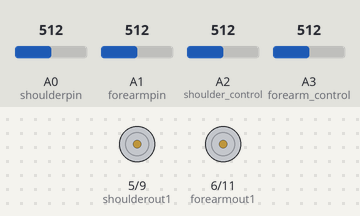
A sketch run on a simulated Arduino Uno, built with avr-gcc and run on an emulated ATmega328P. Shown: motor-driver pin pairs drawn as motors (green arrow = first pin HIGH = forward, orange = second pin HIGH = backward, longer = more drive). The inputs (shaded band) are chosen by the test bench; at power-on: A2 (shoulder_control) = 512, A3 (forearm_control) = 512, A0 (shoulderpin) = 512, A1 (forearmpin) = 512. What the sketch prints to the serial monitor is not drawn.

Above: at 1.2 s.
1.3 s: A2 (shoulder_control) set to 258
2.8 s: A2 (shoulder_control) set to 235
At 4.0 s:
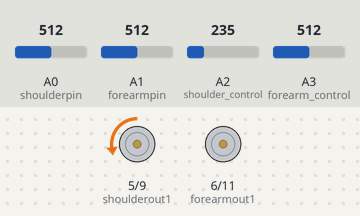
4.3 s: A3 (forearm_control) set to 267
7.3 s: A3 (forearm_control) set to 233
At 7.8 s:
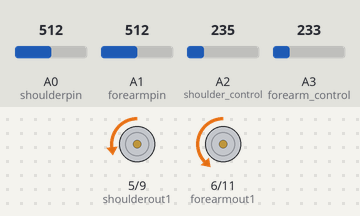
8.8 s: A2 (shoulder_control) set to 260
At 9.7 s:
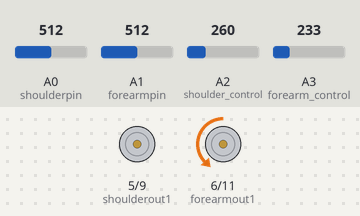
10.3 s: A3 (forearm_control) set to 910
At 11.3 s:
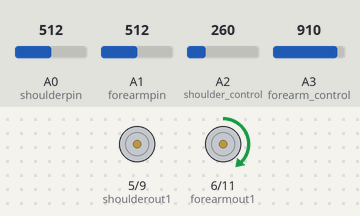
Timing chart, 0 to 12.8 s (numbered marks = the images above; inputs shaded):
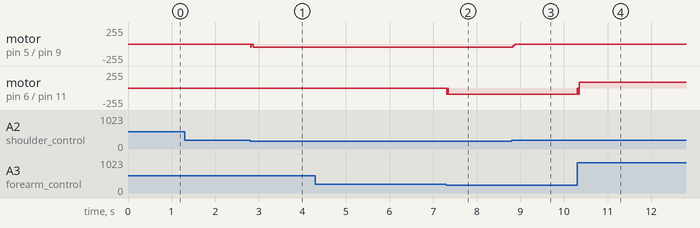

The sketch:

ARM_TEST.ino
```cpp
int shoulderpin = A0; //input from arm
int forearmpin = A1; // input from arm
int shoulder_control = A2; //pots on user side
int forearm_control = A3;
int shouldercontrol;
int forearmcontrol;
int shoulderout1 = 5;  //to motor driver
int forearmout1 = 6;
int shoulderout2 = 9;  //to motor driver in opposite direction
int forearmout2 = 11;
int forearm;
int shoulder;

int shouldermax =627;

int shouldermin = 352;

int forearmmax = 900;
int forearmmid = 820;
int forearmmin = 515 ;

void setup() {
  // put your setup code here, to run once:
Serial.begin(9600);
pinMode(shoulderout1, OUTPUT);
pinMode(forearmout1, OUTPUT);
pinMode(shoulderout2, OUTPUT);
pinMode(forearmout2, OUTPUT);

}

void loop() {
  // put your main code here, to run repeatedly:

 shoulder = analogRead(shoulderpin);
 forearm = analogRead(forearmpin);
 shouldercontrol = analogRead(shoulder_control);
 forearmcontrol = analogRead(forearm_control);

 //int olds =

 Serial.println(String(potToAngle_forearm(shoulder)) + "," + String(potToAngle_shoulder(forearm)));

  analogWrite(shoulderout1 , 0);
  analogWrite(shoulderout2 , 0);
  analogWrite(forearmout1 , 0);
  analogWrite(forearmout2 , 0);


if (shouldercontrol >= 800 )
{
  analogWrite(shoulderout1 , 50);
  analogWrite(shoulderout2 , 0);
  //Serial.println("shoulder up");
}

if (shouldercontrol <= 250 )
{
  analogWrite(shoulderout1 , 0);
  analogWrite(shoulderout2, 50);
  //Serial.println("shoulder down");

}

if (forearmcontrol >= 800)      //forearm control for one direction
{
  analogWrite(forearmout1 , 90);
  analogWrite(forearmout2 , 0);
   //Serial.println("forearm up");
}
if (forearmcontrol <= 250)    //forearm control for other direction
{
  analogWrite(forearmout1 , 0);
  analogWrite(forearmout2 , 90);
   //Serial.println("forearm down");
}

}

int potToAngle_shoulder(int p)
{
    int a = 0;
    a = (0.2682f * (float)p) - 142.6f;
    return a;
}

int potToAngle_forearm(int p)
{
    int a = 0;
    a = (0.2256f * (float)p) - 186.1f;
    return a;
}

int angleToPot_shoulder(int a)
{
    int p = 0;
    p = (3.494f * (float)a) + 498.253f;
    return p;
}

int angleToPot_forearm(int a)
{
    int p = 0;
    p = (4.4326f * (float)a) + 824.911;
    return p;
}
```

Measured:
- the behaviour switches between 251 and 250 on A2 (shoulder_control) (found by bisection; images 0 and 1)
- the behaviour switches between 251 and 250 on A3 (forearm_control) (found by bisection; images 1 and 2)
- after the input at 1.3 s, every drawn part: stays the same
- after the input at 2.8 s, motor on pin 5 (shoulderout1) / pin 9 (shoulderout2): stopped → backward 50/255 at once
- after the input at 4.3 s, every drawn part: stays the same
- after the input at 7.3 s, motor on pin 6 (forearmout1) / pin 11 (forearmout2): stopped → backward 90/255 at once
- after the input at 8.8 s, motor on pin 5 (shoulderout1) / pin 9 (shoulderout2): backward 50/255 → stopped at once
- after the input at 10.3 s, motor on pin 6 (forearmout1) / pin 11 (forearmout2): backward 90/255 → forward 90/255 at once
